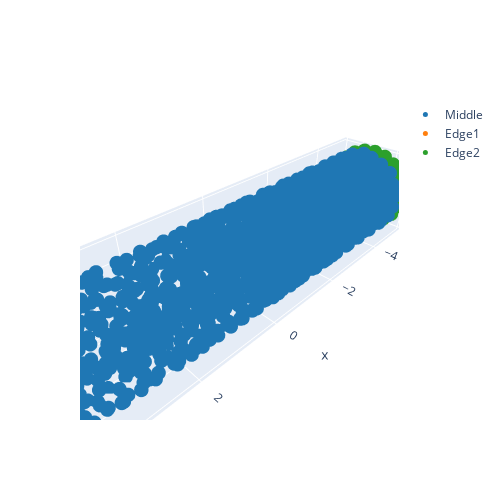

Notebook source saved alongside this figure:
### Code cell
# Plot the subdomains
result.plot_property("type", 2)
